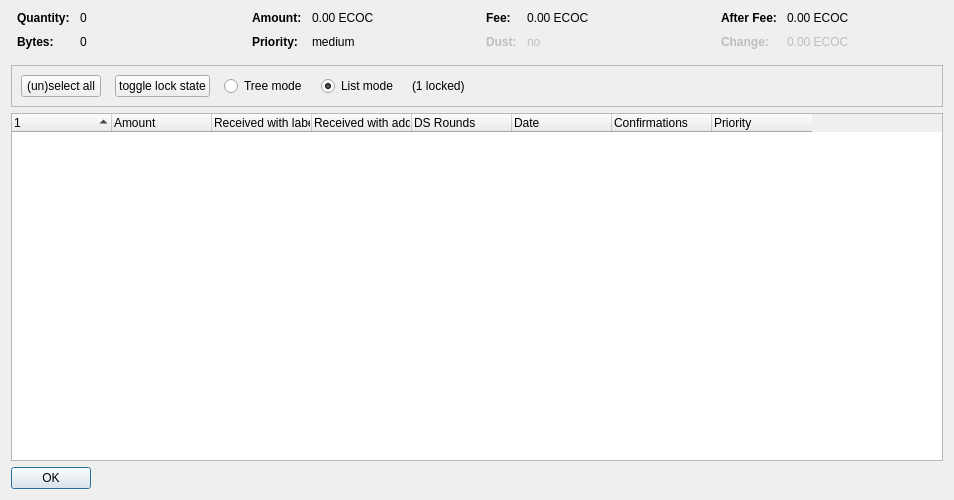
<?xml version="1.0" encoding="UTF-8"?>
<ui version="4.0">
 <class>CoinControlDialog</class>
 <widget class="QDialog" name="CoinControlDialog">
  <property name="geometry">
   <rect>
    <x>0</x>
    <y>0</y>
    <width>954</width>
    <height>500</height>
   </rect>
  </property>
  <property name="windowTitle">
   <string>Coin Selection</string>
  </property>
  <layout class="QVBoxLayout" name="verticalLayout">
   <item>
    <layout class="QHBoxLayout" name="horizontalLayoutTop" stretch="0,0,0,0">
     <property name="topMargin">
      <number>0</number>
     </property>
     <property name="bottomMargin">
      <number>10</number>
     </property>
     <item>
      <layout class="QFormLayout" name="formLayoutCoinControl1">
       <property name="horizontalSpacing">
        <number>10</number>
       </property>
       <property name="verticalSpacing">
        <number>10</number>
       </property>
       <property name="leftMargin">
        <number>6</number>
       </property>
       <property name="rightMargin">
        <number>6</number>
       </property>
       <item row="0" column="0">
        <widget class="QLabel" name="labelCoinControlQuantityText">
         <property name="font">
          <font>
           <weight>75</weight>
           <bold>true</bold>
          </font>
         </property>
         <property name="text">
          <string>Quantity:</string>
         </property>
        </widget>
       </item>
       <item row="0" column="1">
        <widget class="QLabel" name="labelCoinControlQuantity">
         <property name="cursor">
          <cursorShape>IBeamCursor</cursorShape>
         </property>
         <property name="contextMenuPolicy">
          <enum>Qt::ActionsContextMenu</enum>
         </property>
         <property name="text">
          <string notr="true">0</string>
         </property>
         <property name="textInteractionFlags">
          <set>Qt::LinksAccessibleByMouse|Qt::TextSelectableByKeyboard|Qt::TextSelectableByMouse</set>
         </property>
        </widget>
       </item>
       <item row="1" column="0">
        <widget class="QLabel" name="labelCoinControlBytesText">
         <property name="font">
          <font>
           <weight>75</weight>
           <bold>true</bold>
          </font>
         </property>
         <property name="text">
          <string>Bytes:</string>
         </property>
        </widget>
       </item>
       <item row="1" column="1">
        <widget class="QLabel" name="labelCoinControlBytes">
         <property name="cursor">
          <cursorShape>IBeamCursor</cursorShape>
         </property>
         <property name="contextMenuPolicy">
          <enum>Qt::ActionsContextMenu</enum>
         </property>
         <property name="text">
          <string notr="true">0</string>
         </property>
         <property name="textInteractionFlags">
          <set>Qt::LinksAccessibleByMouse|Qt::TextSelectableByKeyboard|Qt::TextSelectableByMouse</set>
         </property>
        </widget>
       </item>
      </layout>
     </item>
     <item>
      <layout class="QFormLayout" name="formLayoutCoinControl2">
       <property name="horizontalSpacing">
        <number>10</number>
       </property>
       <property name="verticalSpacing">
        <number>10</number>
       </property>
       <property name="leftMargin">
        <number>6</number>
       </property>
       <property name="rightMargin">
        <number>6</number>
       </property>
       <item row="0" column="0">
        <widget class="QLabel" name="labelCoinControlAmountText">
         <property name="font">
          <font>
           <weight>75</weight>
           <bold>true</bold>
          </font>
         </property>
         <property name="text">
          <string>Amount:</string>
         </property>
        </widget>
       </item>
       <item row="0" column="1">
        <widget class="QLabel" name="labelCoinControlAmount">
         <property name="cursor">
          <cursorShape>IBeamCursor</cursorShape>
         </property>
         <property name="contextMenuPolicy">
          <enum>Qt::ActionsContextMenu</enum>
         </property>
         <property name="text">
          <string notr="true">0.00 ECOC</string>
         </property>
         <property name="textInteractionFlags">
          <set>Qt::LinksAccessibleByMouse|Qt::TextSelectableByKeyboard|Qt::TextSelectableByMouse</set>
         </property>
        </widget>
       </item>
       <item row="1" column="0">
        <widget class="QLabel" name="labelCoinControlPriorityText">
         <property name="font">
          <font>
           <weight>75</weight>
           <bold>true</bold>
          </font>
         </property>
         <property name="text">
          <string>Priority:</string>
         </property>
        </widget>
       </item>
       <item row="1" column="1">
        <widget class="QLabel" name="labelCoinControlPriority">
         <property name="cursor">
          <cursorShape>IBeamCursor</cursorShape>
         </property>
         <property name="contextMenuPolicy">
          <enum>Qt::ActionsContextMenu</enum>
         </property>
         <property name="text">
          <string>medium</string>
         </property>
         <property name="textInteractionFlags">
          <set>Qt::LinksAccessibleByMouse|Qt::TextSelectableByKeyboard|Qt::TextSelectableByMouse</set>
         </property>
        </widget>
       </item>
      </layout>
     </item>
     <item>
      <layout class="QFormLayout" name="formLayoutCoinControl3">
       <property name="horizontalSpacing">
        <number>10</number>
       </property>
       <property name="verticalSpacing">
        <number>10</number>
       </property>
       <property name="leftMargin">
        <number>6</number>
       </property>
       <property name="rightMargin">
        <number>6</number>
       </property>
       <item row="0" column="0">
        <widget class="QLabel" name="labelCoinControlFeeText">
         <property name="font">
          <font>
           <weight>75</weight>
           <bold>true</bold>
          </font>
         </property>
         <property name="text">
          <string>Fee:</string>
         </property>
        </widget>
       </item>
       <item row="0" column="1">
        <widget class="QLabel" name="labelCoinControlFee">
         <property name="cursor">
          <cursorShape>IBeamCursor</cursorShape>
         </property>
         <property name="contextMenuPolicy">
          <enum>Qt::ActionsContextMenu</enum>
         </property>
         <property name="text">
          <string notr="true">0.00 ECOC</string>
         </property>
         <property name="textInteractionFlags">
          <set>Qt::LinksAccessibleByMouse|Qt::TextSelectableByKeyboard|Qt::TextSelectableByMouse</set>
         </property>
        </widget>
       </item>
       <item row="1" column="0">
        <widget class="QLabel" name="labelCoinControlLowOutputText">
         <property name="enabled">
          <bool>false</bool>
         </property>
         <property name="font">
          <font>
           <weight>75</weight>
           <bold>true</bold>
          </font>
         </property>
         <property name="text">
          <string>Dust:</string>
         </property>
        </widget>
       </item>
       <item row="1" column="1">
        <widget class="QLabel" name="labelCoinControlLowOutput">
         <property name="enabled">
          <bool>false</bool>
         </property>
         <property name="cursor">
          <cursorShape>IBeamCursor</cursorShape>
         </property>
         <property name="contextMenuPolicy">
          <enum>Qt::ActionsContextMenu</enum>
         </property>
         <property name="text">
          <string>no</string>
         </property>
         <property name="textInteractionFlags">
          <set>Qt::LinksAccessibleByMouse|Qt::TextSelectableByKeyboard|Qt::TextSelectableByMouse</set>
         </property>
        </widget>
       </item>
      </layout>
     </item>
     <item>
      <layout class="QFormLayout" name="formLayoutCoinControl4">
       <property name="horizontalSpacing">
        <number>10</number>
       </property>
       <property name="verticalSpacing">
        <number>10</number>
       </property>
       <property name="leftMargin">
        <number>6</number>
       </property>
       <property name="rightMargin">
        <number>6</number>
       </property>
       <item row="0" column="0">
        <widget class="QLabel" name="labelCoinControlAfterFeeText">
         <property name="font">
          <font>
           <weight>75</weight>
           <bold>true</bold>
          </font>
         </property>
         <property name="text">
          <string>After Fee:</string>
         </property>
        </widget>
       </item>
       <item row="0" column="1">
        <widget class="QLabel" name="labelCoinControlAfterFee">
         <property name="cursor">
          <cursorShape>IBeamCursor</cursorShape>
         </property>
         <property name="contextMenuPolicy">
          <enum>Qt::ActionsContextMenu</enum>
         </property>
         <property name="text">
          <string notr="true">0.00 ECOC</string>
         </property>
         <property name="textInteractionFlags">
          <set>Qt::LinksAccessibleByMouse|Qt::TextSelectableByKeyboard|Qt::TextSelectableByMouse</set>
         </property>
        </widget>
       </item>
       <item row="1" column="0">
        <widget class="QLabel" name="labelCoinControlChangeText">
         <property name="enabled">
          <bool>false</bool>
         </property>
         <property name="font">
          <font>
           <weight>75</weight>
           <bold>true</bold>
          </font>
         </property>
         <property name="text">
          <string>Change:</string>
         </property>
        </widget>
       </item>
       <item row="1" column="1">
        <widget class="QLabel" name="labelCoinControlChange">
         <property name="enabled">
          <bool>false</bool>
         </property>
         <property name="cursor">
          <cursorShape>IBeamCursor</cursorShape>
         </property>
         <property name="contextMenuPolicy">
          <enum>Qt::ActionsContextMenu</enum>
         </property>
         <property name="text">
          <string notr="true">0.00 ECOC</string>
         </property>
         <property name="textInteractionFlags">
          <set>Qt::LinksAccessibleByMouse|Qt::TextSelectableByKeyboard|Qt::TextSelectableByMouse</set>
         </property>
        </widget>
       </item>
      </layout>
     </item>
    </layout>
   </item>
   <item>
    <widget class="QFrame" name="frame">
     <property name="minimumSize">
      <size>
       <width>0</width>
       <height>40</height>
      </size>
     </property>
     <property name="frameShape">
      <enum>QFrame::StyledPanel</enum>
     </property>
     <property name="frameShadow">
      <enum>QFrame::Sunken</enum>
     </property>
     <layout class="QHBoxLayout" name="horizontalLayout">
      <item>
       <layout class="QHBoxLayout" name="horizontalLayoutPanel" stretch="0,0,0,0,0,0">
        <property name="spacing">
         <number>14</number>
        </property>
        <item>
         <widget class="QPushButton" name="pushButtonSelectAll">
          <property name="sizePolicy">
           <sizepolicy hsizetype="Maximum" vsizetype="Fixed">
            <horstretch>0</horstretch>
            <verstretch>0</verstretch>
           </sizepolicy>
          </property>
          <property name="text">
           <string>(un)select all</string>
          </property>
          <property name="autoDefault">
           <bool>false</bool>
          </property>
         </widget>
        </item>
        <item>
         <widget class="QPushButton" name="pushButtonToggleLock">
          <property name="sizePolicy">
           <sizepolicy hsizetype="Maximum" vsizetype="Fixed">
            <horstretch>0</horstretch>
            <verstretch>0</verstretch>
           </sizepolicy>
          </property>
          <property name="text">
           <string>toggle lock state</string>
          </property>
          <property name="autoDefault">
           <bool>false</bool>
          </property>
         </widget>
        </item>
        <item>
         <widget class="QRadioButton" name="radioTreeMode">
          <property name="sizePolicy">
           <sizepolicy hsizetype="Maximum" vsizetype="Fixed">
            <horstretch>0</horstretch>
            <verstretch>0</verstretch>
           </sizepolicy>
          </property>
          <property name="text">
           <string>Tree mode</string>
          </property>
         </widget>
        </item>
        <item>
         <widget class="QRadioButton" name="radioListMode">
          <property name="sizePolicy">
           <sizepolicy hsizetype="Maximum" vsizetype="Fixed">
            <horstretch>0</horstretch>
            <verstretch>0</verstretch>
           </sizepolicy>
          </property>
          <property name="text">
           <string>List mode</string>
          </property>
          <property name="checked">
           <bool>true</bool>
          </property>
         </widget>
        </item>
        <item>
         <widget class="QLabel" name="labelLocked">
          <property name="text">
           <string>(1 locked)</string>
          </property>
         </widget>
        </item>
        <item>
         <spacer name="horizontalSpacer">
          <property name="orientation">
           <enum>Qt::Horizontal</enum>
          </property>
          <property name="sizeHint" stdset="0">
           <size>
            <width>40</width>
            <height>20</height>
           </size>
          </property>
         </spacer>
        </item>
       </layout>
      </item>
     </layout>
    </widget>
   </item>
   <item>
    <widget class="CoinControlTreeWidget" name="treeWidget">
     <property name="contextMenuPolicy">
      <enum>Qt::CustomContextMenu</enum>
     </property>
     <property name="sortingEnabled">
      <bool>false</bool>
     </property>
     <property name="columnCount">
      <number>8</number>
     </property>
     <attribute name="headerShowSortIndicator" stdset="0">
      <bool>true</bool>
     </attribute>
     <attribute name="headerStretchLastSection">
      <bool>false</bool>
     </attribute>
     <column>
      <property name="text">
       <string/>
      </property>
     </column>
     <column>
      <property name="text">
       <string>Amount</string>
      </property>
     </column>
     <column>
      <property name="text">
       <string>Received with label</string>
      </property>
     </column>
     <column>
      <property name="text">
       <string>Received with address</string>
      </property>
     </column>
     <column>
      <property name="text">
       <string>DS Rounds</string>
      </property>
     </column>
     <column>
      <property name="text">
       <string>Date</string>
      </property>
     </column>
     <column>
      <property name="text">
       <string>Confirmations</string>
      </property>
      <property name="toolTip">
       <string>Confirmed</string>
      </property>
     </column>
     <column>
      <property name="text">
       <string>Priority</string>
      </property>
     </column>
    </widget>
   </item>
   <item>
    <widget class="QDialogButtonBox" name="buttonBox">
     <property name="sizePolicy">
      <sizepolicy hsizetype="Maximum" vsizetype="Fixed">
       <horstretch>0</horstretch>
       <verstretch>0</verstretch>
      </sizepolicy>
     </property>
     <property name="orientation">
      <enum>Qt::Horizontal</enum>
     </property>
     <property name="standardButtons">
      <set>QDialogButtonBox::Ok</set>
     </property>
    </widget>
   </item>
  </layout>
 </widget>
 <customwidgets>
  <customwidget>
   <class>CoinControlTreeWidget</class>
   <extends>QTreeWidget</extends>
   <header>coincontroltreewidget.h</header>
  </customwidget>
 </customwidgets>
 <resources/>
 <connections/>
</ui>
